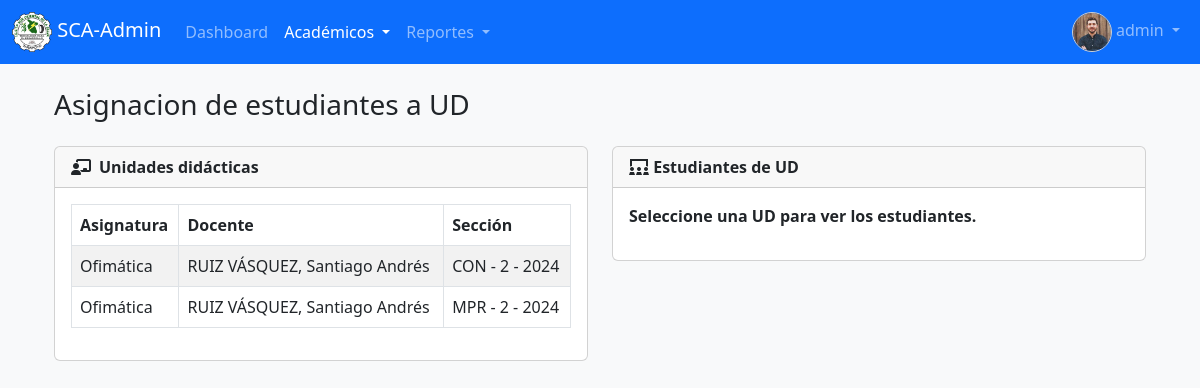
/admin/estudiantes_clases/index.php (signed in), run on the app's committed database.
### tables this page shows
CREATE TABLE IF NOT EXISTS `clases` (
  `id` int NOT NULL AUTO_INCREMENT,
  `id_asignatura` int DEFAULT NULL,
  `id_docente` int DEFAULT NULL,
  `id_seccion` int DEFAULT NULL,
  PRIMARY KEY (`id`) USING BTREE,
  KEY `id_asignatura` (`id_asignatura`) USING BTREE,
  KEY `id_seccion` (`id_seccion`) USING BTREE,
  KEY `id_docente` (`id_docente`) USING BTREE,
  CONSTRAINT `clases_ibfk_1` FOREIGN KEY (`id_asignatura`) REFERENCES `asignaturas` (`id`) ON DELETE RESTRICT ON UPDATE RESTRICT,
  CONSTRAINT `clases_ibfk_3` FOREIGN KEY (`id_seccion`) REFERENCES `secciones` (`id`) ON DELETE RESTRICT ON UPDATE RESTRICT,
  CONSTRAINT `FK_clases_usuarios` FOREIGN KEY (`id_docente`) REFERENCES `usuarios` (`id`) ON DELETE RESTRICT ON UPDATE RESTRICT
);

CREATE TABLE IF NOT EXISTS `asignaturas` (
  `id` int NOT NULL AUTO_INCREMENT,
  `nombre` varchar(100) NOT NULL,
  `descripcion` varchar(250) DEFAULT NULL,
  PRIMARY KEY (`id`) USING BTREE,
  UNIQUE KEY `nombre` (`nombre`) USING BTREE
);

### admin/estudiantes_clases/index.php (the view, shortened to what this page needs)
<?php
$conn = conectarDB();
$pageTitle = "Asignacion de estudiantes a UD";
$queryClases = "SELECT c.id, a.nombre AS asignatura,
  CONCAT( d.apellidos, ', ', d.nombres ) AS docente,
  CONCAT( pe.nombre_corto, ' - ', ci.id, ' - ', s.año ) AS seccion,
  pe.id AS programa_id,
  pe.nombre AS programa_nombre
FROM clases AS c
  JOIN asignaturas AS a ON c.id_asignatura = a.id
  JOIN usuarios AS d ON c.id_docente = d.id
  JOIN secciones AS s ON c.id_seccion = s.id
  JOIN programas_estudio AS pe ON s.id_programa_estudio = pe.id
  JOIN ciclos AS ci ON s.id_ciclo = ci.id
WHERE d.role = 'docente'
ORDER BY pe.nombre, a.nombre";
$resultClases = $conn->query($queryClases);
?>
<div class="container-fluid mt-4">
  <h3 class="mb-4"><?= htmlspecialchars($pageTitle); ?></h3>
  <div class="row">
    <div class="col-md-6 mb-4">
      <div class="card">
        <div class="card-header">
          <span class="fw-bold"><i class="fas fa-chalkboard-teacher me-2"></i>Unidades didácticas</span>
        </div>
        <div class="card-body">
          <table id="clasesTable" class="table table-striped table-bordered" style="width:100%">
            <thead>
              <tr>
                <th>Asignatura</th>
                <th>Docente</th>
                <th>Sección</th>
              </tr>
            </thead>
            <tbody>
              <?php while ($clase = $resultClases->fetch_assoc()): ?>
                <tr class="clase-item" data-clase-id="<?= $clase['id'] ?>">
                  <td><?= htmlspecialchars($clase['asignatura']) ?></td>
                  <td><?= htmlspecialchars($clase['docente']) ?></td>
                  <td><?= htmlspecialchars($clase['seccion']) ?></td>
                </tr>
              <?php endwhile; ?>
            </tbody>
          </table>
        </div>
      </div>
    </div>
    <div class="col-md-6 mb-4">
      <div class="card">
        <div class="card-header fw-bold">
          <i class="fa-sharp fa-solid fa-screen-users"></i> Estudiantes de UD
        </div>
        <div class="card-body" id="listaEstudiantes">
          <span class="fw-semibold">Seleccione una UD para ver los estudiantes.</span>
        </div>
      </div>
    </div>
  </div>
</div>
<?php
require_once '../layouts/main.php';
?>

### admin/css/admin/admin-styles.css (style rules this page uses)
body { background-color: #f8f9fa; }

### data on the page
clases: id_asignatura.nombre "Ofimática", docente "RUIZ VÁSQUEZ, Santiago Andrés", seccion "CON - 2 - 2024"
clases: id_asignatura.nombre "Ofimática", docente "RUIZ VÁSQUEZ, Santiago Andrés", seccion "MPR - 2 - 2024"

### other printed values
$_SESSION['username'] "admin"
$pageTitle "Asignacion de estudiantes a UD"
